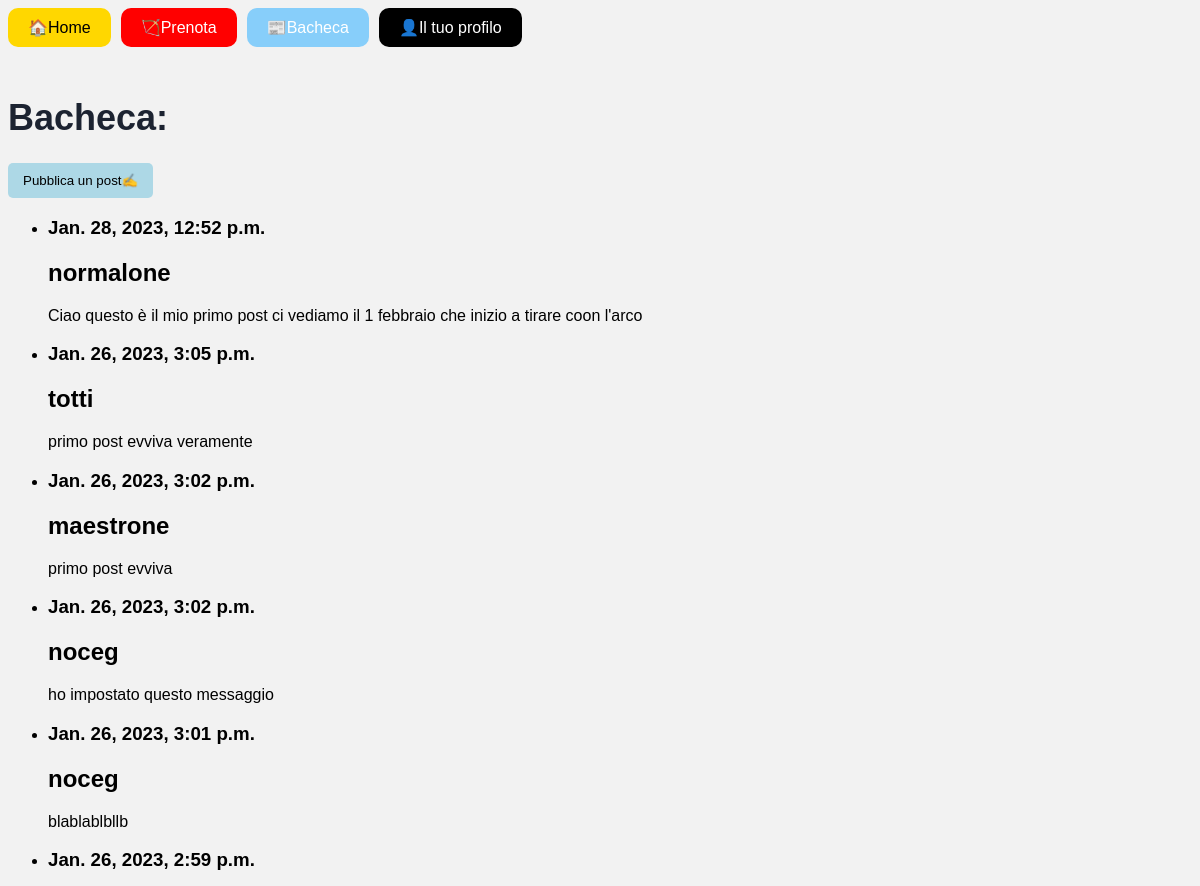
Before: /bacheca/ (upper part) with the older database file.
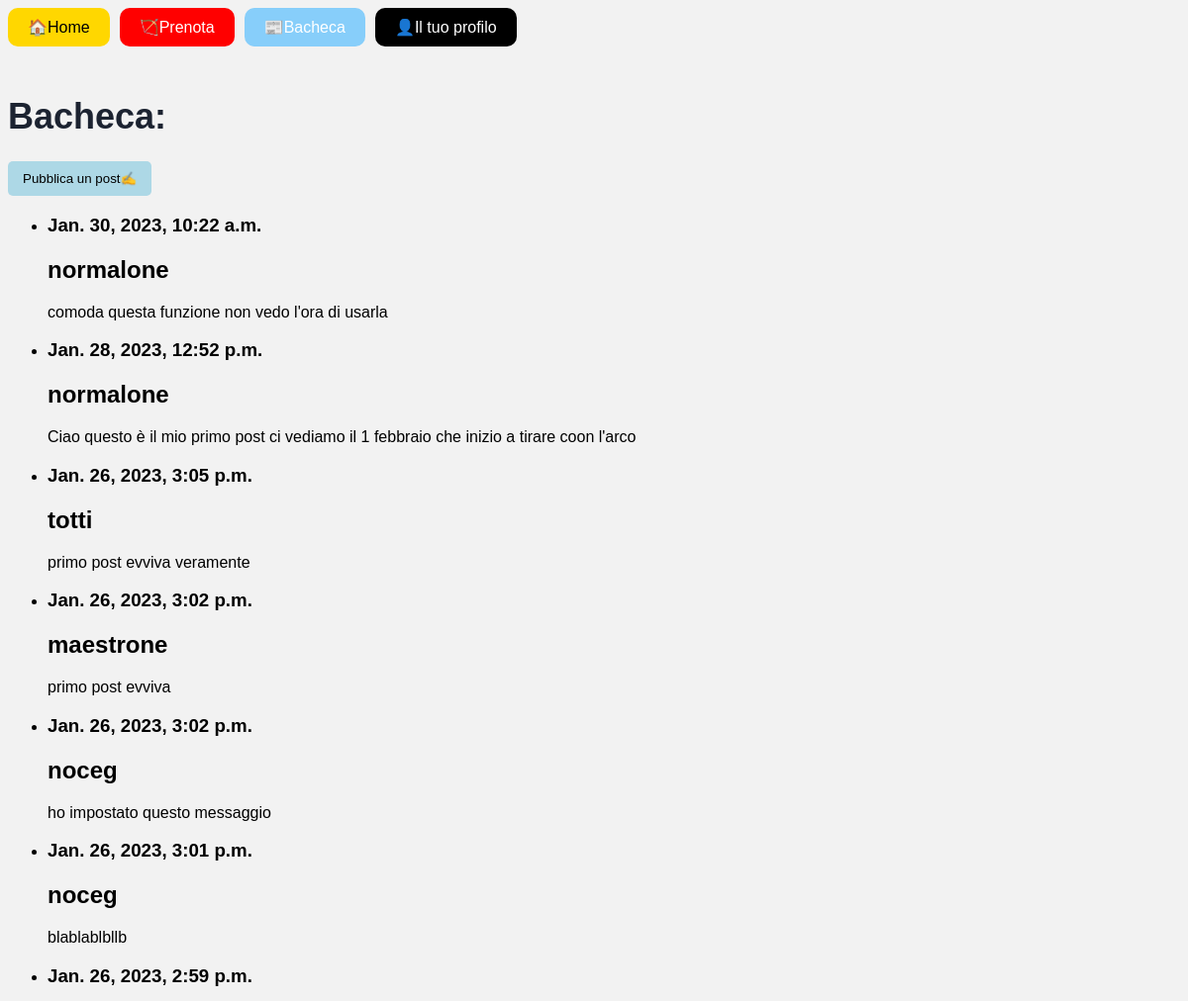
After: the same page with the newer database file.
### bacheca/models.py (models this page shows)
class Post(models.Model):
    autore = models.ForeignKey(User, on_delete=models.PROTECT)
    ora_creazione = models.DateTimeField(auto_now_add=True)
    messaggio = models.TextField(max_length=256)
    immagine = models.ImageField(
        upload_to='images/', blank=True, null=True)

### bacheca/views.py (the view)
# urls.py: path('', BachecaView.as_view(), name='bacheca'),
class BachecaView(ListView):
    model = Post
    template_name = "/bacheca/post_list.html"
    ordering = ['-ora_creazione']

### bacheca/templates/bacheca/post_list.html (shortened to what this page needs)
{% extends 'base.html' %}
{% block content %}
<h1>Bacheca:</h1>
<form action="{% url 'crea_post'  %}" method="post">
  <input type="submit" value="Pubblica un post✍">
</form>
<ul>
  {% for post in object_list %}
    <li>
    <h3> {{post.ora_creazione }} </h3>
    <h2>{{ post.autore }} </h2>
    <p> {{ post.messaggio }}</p>
    </li>
  {% endfor %}
</ul>
{% endblock %}

Changed rows visible on the page:
added Post: ora_creazione "Jan. 30, 2023, 10:22 a.m.", autore "normalone", messaggio "comoda questa funzione non vedo l'ora di usarla"
